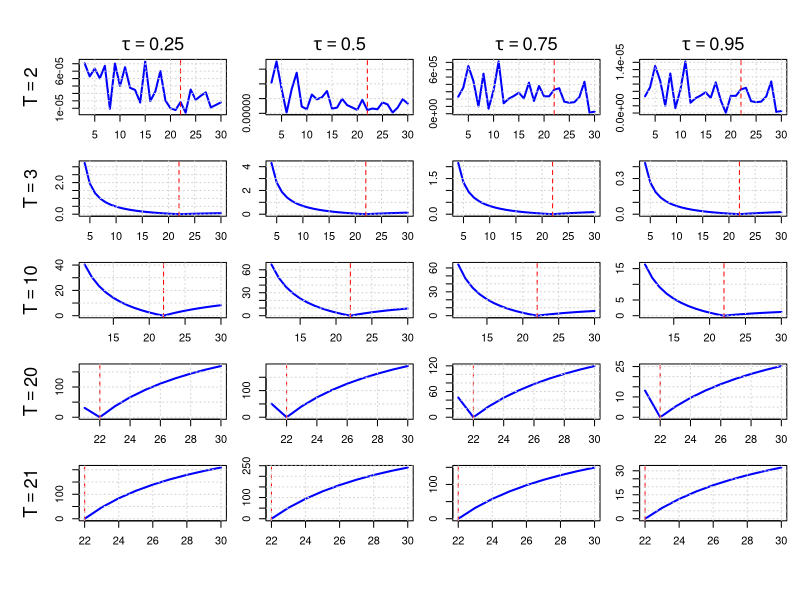

Source code (R):
# ---------------------------------------------------------------------------
# Quantile-Based Peak Estimation with Laplace Noise
# ---------------------------------------------------------------------------
# Author: Said Maanan
# Date: 2025-06-14
# ---------------------------------------------------------------------------
# ---------------------------------------------------------------------------
# Laplace Noise Generator
# ---------------------------------------------------------------------------
rlaplace <- function(n, location = 0, scale = 1) {
  u <- runif(n, -0.5, 0.5)
  location - scale * sign(u) * log(1 - 2 * abs(u))
}

# ---------------------------------------------------------------------------
# Quantile Loss Function
# ---------------------------------------------------------------------------
quantile_loss <- function(u, tau) {
  u * ( tau - (u < 0) )
}

# ---------------------------------------------------------------------------
# Weighted Quantile (Generalized Algorithm, tau in (0,1))
# ---------------------------------------------------------------------------
med_weighted_tau <- function(I, l, s, tau) {
  T <- length(I)
  
  # Transform signals and weights first
  x <- I * exp(((1:T) - l)^2 / s^2)
  w <- exp(-((1:T) - l)^2 / s^2)
  
  o <- order(x)
  x_sorted <- x[o]
  w_sorted <- w[o]
  
  cum_w <- cumsum(w_sorted)
  cutoff <- tau * sum(w_sorted)
  
  k <- min(which(cum_w >= cutoff))
  
  return(x_sorted[k]) 
}

# ---------------------------------------------------------------------------
# Quantile-Based Amplitude Estimation
# ---------------------------------------------------------------------------
compute_a <- function(I, l, s, tau) {
  med_weighted_tau(I, l, s, tau)
}

# ---------------------------------------------------------------------------
# Quantile Loss objective
# ---------------------------------------------------------------------------
objective_function <- function(I, a, l, s, tau) {
  t <- seq_along(I)
  fitted <- a * exp(-((t - l)^2) / s^2)
  u <- I - fitted
  mean(quantile_loss(u, tau))
}

# ---------------------------------------------------------------------------
# Optimize s for a given l
# ---------------------------------------------------------------------------
search_best_s <- function(I, l, tau) {
  f_obj <- function(s) {
    a_hat <- compute_a(I, l, s, tau)
    objective_function(I, a_hat, l, s, tau)
  }
  optimize(f_obj, interval = c(1, 20), tol = 1e-4)$minimum
}

# ---------------------------------------------------------------------------
# Main simulation function
# ---------------------------------------------------------------------------
simulate_quantile_objective <- function(T, A, L, S, h, tau, snr = Inf, seed = NULL, l_range = NULL, force_l_gt_T = FALSE) {
  t <- 1:T
  signal <- A * exp(-((t - L)^2) / S^2)
  
  if (!is.null(seed)) set.seed(seed)
  
  if (is.finite(snr)) {
    b <- A / (sqrt(2) * snr)
    noise <- rlaplace(T, scale = b)
    I <- signal + noise
  } else {
    I <- signal
  }
  
  if (is.null(l_range)) {
    l_grid <- if (force_l_gt_T) seq(T + 1, h) else if (is.finite(snr)) seq(L - 4, L + 3) else seq(1, h)
  } else {
    l_grid <- l_range
  }
  
  losses <- sapply(l_grid, function(l) {
    s_hat <- search_best_s(I, l, tau)
    a_hat <- compute_a(I, l, s_hat, tau)
    objective_function(I, a_hat, l, s_hat, tau)
  })
  
  data.frame(l = l_grid, loss = losses, T = T)
}

# ---------------------------------------------------------------------------
# Run simulation for all tau values and combine plots into a single figure
# ---------------------------------------------------------------------------
A_true <- 15000
L_true <- 22
S_true <- 10
h <- 30
Ts_free <- c(2, 3, 10, 20, 21)
tau_values <- c(0.25, 0.5, 0.75, 0.95)

# Simulate objective losses
results_all <- do.call(rbind, lapply(tau_values, function(tau_val) {
  do.call(rbind, lapply(Ts_free, function(T) {
    df <- simulate_quantile_objective(
      T, A = A_true, L = L_true, S = S_true, h = h,
      tau = tau_val, snr = Inf, force_l_gt_T = TRUE
    )
    df$tau <- tau_val
    df
  }))
}))

plot_all_quantile_objectives <- function(results_all, A_true, L_true) {
  Ts <- sort(unique(results_all$T))
  taus <- sort(unique(results_all$tau))
  nrow <- length(Ts)
  ncol <- length(taus)
  
  pdf(file = "plot_quantile_all.pdf", width = 2.5 * ncol, height = 2.5 * nrow)
  old_par <- par(mfrow = c(nrow, ncol), mar = c(2, 2, 1.5, 1), oma = c(4, 4, 3, 0))
  on.exit({ par(old_par); dev.off() })
  
  for (i in seq_along(Ts)) {
    for (j in seq_along(taus)) {
      T_val <- Ts[i]
      tau_val <- taus[j]
      subset_data <- subset(results_all, T == T_val & tau == tau_val)
      
      plot(subset_data$l, subset_data$loss, type = "l", lwd = 2, col = "blue",
           xlab = "", ylab = "", main = "")  # <- only these are blank, ticks still show
      
      abline(v = L_true, col = "red", lty = 2)
      grid()
      
      # Add T label on the left (row titles)
      if (j == 1) mtext(bquote(T == .(T_val)), side = 2, line = 3, cex = 1.1)
      # Add tau label on top (column titles)
      if (i == 1) mtext(bquote(tau == .(tau_val)), side = 3, line = 0.5, cex = 1.1)
    }
  }
  
  # Common axis labels and main title
  # mtext("Candidate Peak Location l", side = 1, outer = TRUE, line = 2.5, cex = 1.2)
  # mtext(expression("Objective Function " * f[tau]), side = 2, outer = TRUE, line = 2.5, cex = 1.2)
  # mtext("Quantile-Based Peak Estimation — Laplace Noise", side = 3, outer = TRUE, line = 1.5, cex = 1.4)
}

# Run the new plotting function
plot_all_quantile_objectives(results_all, A_true, L_true)
cat("Saved: plot_quantile_all.pdf\n")
